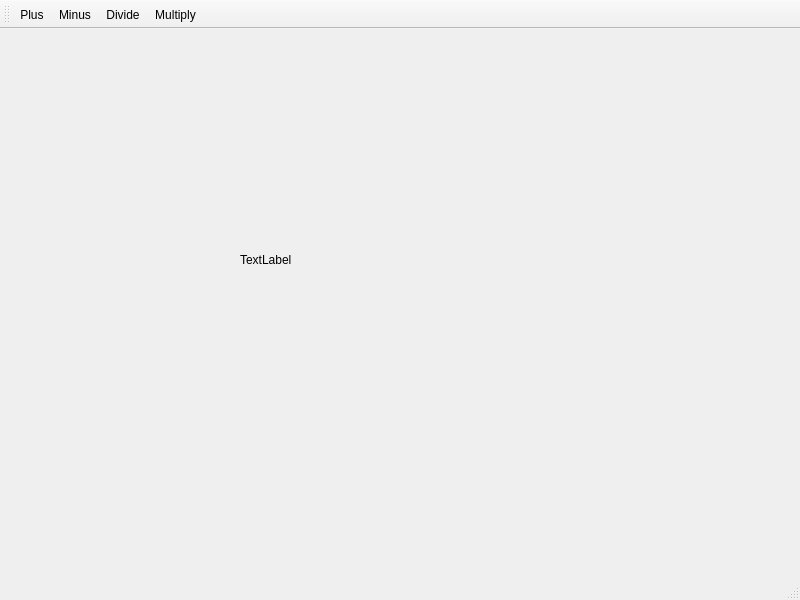
<?xml version="1.0" encoding="UTF-8"?>
<ui version="4.0">
 <class>MainWindow</class>
 <widget class="QMainWindow" name="MainWindow">
  <property name="geometry">
   <rect>
    <x>0</x>
    <y>0</y>
    <width>800</width>
    <height>600</height>
   </rect>
  </property>
  <property name="windowTitle">
   <string>MainWindow</string>
  </property>
  <widget class="QWidget" name="centralwidget">
   <widget class="QLabel" name="label">
    <property name="geometry">
     <rect>
      <x>240</x>
      <y>200</y>
      <width>401</width>
      <height>61</height>
     </rect>
    </property>
    <property name="text">
     <string>TextLabel</string>
    </property>
   </widget>
  </widget>
  <widget class="QStatusBar" name="statusbar"/>
  <widget class="QToolBar" name="toolBar">
   <property name="windowTitle">
    <string>toolBar</string>
   </property>
   <attribute name="toolBarArea">
    <enum>TopToolBarArea</enum>
   </attribute>
   <attribute name="toolBarBreak">
    <bool>false</bool>
   </attribute>
   <addaction name="actionPlus"/>
   <addaction name="actionMinus"/>
   <addaction name="actionDivide"/>
   <addaction name="actionMultiply"/>
  </widget>
  <action name="actionPlus">
   <property name="icon">
    <iconset resource="tmpresource.qrc">
     <normaloff>:/icon images/Icons to add to the project/plus.ico</normaloff>:/icon images/Icons to add to the project/plus.ico</iconset>
   </property>
   <property name="text">
    <string>Plus</string>
   </property>
   <property name="toolTip">
    <string>Plus</string>
   </property>
  </action>
  <action name="actionMinus">
   <property name="icon">
    <iconset resource="tmpresource.qrc">
     <normaloff>:/icon images/Icons to add to the project/minus.ico</normaloff>:/icon images/Icons to add to the project/minus.ico</iconset>
   </property>
   <property name="text">
    <string>Minus</string>
   </property>
   <property name="toolTip">
    <string>Minus</string>
   </property>
  </action>
  <action name="actionDivide">
   <property name="icon">
    <iconset resource="tmpresource.qrc">
     <normaloff>:/icon images/Icons to add to the project/divide.ico</normaloff>:/icon images/Icons to add to the project/divide.ico</iconset>
   </property>
   <property name="text">
    <string>Divide</string>
   </property>
   <property name="toolTip">
    <string>Divide</string>
   </property>
  </action>
  <action name="actionMultiply">
   <property name="icon">
    <iconset resource="tmpresource.qrc">
     <normaloff>:/icon images/Icons to add to the project/multiply.ico</normaloff>:/icon images/Icons to add to the project/multiply.ico</iconset>
   </property>
   <property name="text">
    <string>Multiply</string>
   </property>
   <property name="toolTip">
    <string>Multiply</string>
   </property>
  </action>
 </widget>
 <resources>
  <include location="tmpresource.qrc"/>
 </resources>
 <connections/>
</ui>
